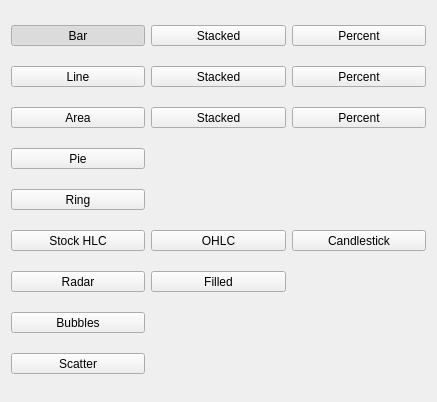
<?xml version="1.0" encoding="UTF-8"?>
<ui version="4.0">
 <class>ChartCreationWidget</class>
 <widget class="QWidget" name="ChartCreationWidget">
  <property name="geometry">
   <rect>
    <x>0</x>
    <y>0</y>
    <width>437</width>
    <height>402</height>
   </rect>
  </property>
  <property name="sizePolicy">
   <sizepolicy hsizetype="Preferred" vsizetype="Preferred">
    <horstretch>0</horstretch>
    <verstretch>0</verstretch>
   </sizepolicy>
  </property>
  <property name="windowTitle">
   <string>Chart Type</string>
  </property>
  <layout class="QGridLayout" name="gridLayout">
   <item row="0" column="0">
    <widget class="QToolButton" name="chartBar">
     <property name="sizePolicy">
      <sizepolicy hsizetype="Preferred" vsizetype="Fixed">
       <horstretch>0</horstretch>
       <verstretch>0</verstretch>
      </sizepolicy>
     </property>
     <property name="toolTip">
      <string>Bar chart</string>
     </property>
     <property name="text">
      <string>Bar</string>
     </property>
     <property name="icon">
      <iconset theme="office-chart-bar">
       <normaloff>.</normaloff>.</iconset>
     </property>
     <property name="iconSize">
      <size>
       <width>22</width>
       <height>22</height>
      </size>
     </property>
     <property name="checkable">
      <bool>true</bool>
     </property>
     <property name="checked">
      <bool>true</bool>
     </property>
     <property name="autoExclusive">
      <bool>true</bool>
     </property>
     <property name="toolButtonStyle">
      <enum>Qt::ToolButtonFollowStyle</enum>
     </property>
    </widget>
   </item>
   <item row="1" column="0">
    <widget class="QToolButton" name="chartLine">
     <property name="sizePolicy">
      <sizepolicy hsizetype="Preferred" vsizetype="Fixed">
       <horstretch>0</horstretch>
       <verstretch>0</verstretch>
      </sizepolicy>
     </property>
     <property name="toolTip">
      <string>Line chart</string>
     </property>
     <property name="text">
      <string>Line</string>
     </property>
     <property name="icon">
      <iconset theme="office-chart-line">
       <normaloff>.</normaloff>.</iconset>
     </property>
     <property name="iconSize">
      <size>
       <width>22</width>
       <height>22</height>
      </size>
     </property>
     <property name="checkable">
      <bool>true</bool>
     </property>
     <property name="autoExclusive">
      <bool>true</bool>
     </property>
     <property name="toolButtonStyle">
      <enum>Qt::ToolButtonFollowStyle</enum>
     </property>
    </widget>
   </item>
   <item row="2" column="0">
    <widget class="QToolButton" name="chartArea">
     <property name="sizePolicy">
      <sizepolicy hsizetype="Preferred" vsizetype="Fixed">
       <horstretch>0</horstretch>
       <verstretch>0</verstretch>
      </sizepolicy>
     </property>
     <property name="toolTip">
      <string>Area chart</string>
     </property>
     <property name="text">
      <string>Area</string>
     </property>
     <property name="icon">
      <iconset theme="office-chart-area">
       <normaloff>.</normaloff>.</iconset>
     </property>
     <property name="iconSize">
      <size>
       <width>22</width>
       <height>22</height>
      </size>
     </property>
     <property name="checkable">
      <bool>true</bool>
     </property>
     <property name="autoExclusive">
      <bool>true</bool>
     </property>
     <property name="toolButtonStyle">
      <enum>Qt::ToolButtonFollowStyle</enum>
     </property>
    </widget>
   </item>
   <item row="3" column="0">
    <widget class="QToolButton" name="chartPie">
     <property name="sizePolicy">
      <sizepolicy hsizetype="Preferred" vsizetype="Fixed">
       <horstretch>0</horstretch>
       <verstretch>0</verstretch>
      </sizepolicy>
     </property>
     <property name="toolTip">
      <string>Pie chart</string>
     </property>
     <property name="text">
      <string>Pie</string>
     </property>
     <property name="icon">
      <iconset theme="office-chart-pie">
       <normaloff>.</normaloff>.</iconset>
     </property>
     <property name="iconSize">
      <size>
       <width>22</width>
       <height>22</height>
      </size>
     </property>
     <property name="checkable">
      <bool>true</bool>
     </property>
     <property name="autoExclusive">
      <bool>true</bool>
     </property>
     <property name="toolButtonStyle">
      <enum>Qt::ToolButtonFollowStyle</enum>
     </property>
    </widget>
   </item>
   <item row="4" column="0">
    <widget class="QToolButton" name="chartRing">
     <property name="sizePolicy">
      <sizepolicy hsizetype="Preferred" vsizetype="Fixed">
       <horstretch>0</horstretch>
       <verstretch>0</verstretch>
      </sizepolicy>
     </property>
     <property name="toolTip">
      <string>Ring chart</string>
     </property>
     <property name="text">
      <string>Ring</string>
     </property>
     <property name="icon">
      <iconset theme="office-chart-ring">
       <normaloff>.</normaloff>.</iconset>
     </property>
     <property name="iconSize">
      <size>
       <width>22</width>
       <height>22</height>
      </size>
     </property>
     <property name="checkable">
      <bool>true</bool>
     </property>
     <property name="autoExclusive">
      <bool>true</bool>
     </property>
     <property name="toolButtonStyle">
      <enum>Qt::ToolButtonFollowStyle</enum>
     </property>
    </widget>
   </item>
   <item row="6" column="0">
    <widget class="QToolButton" name="chartRadar">
     <property name="sizePolicy">
      <sizepolicy hsizetype="Preferred" vsizetype="Fixed">
       <horstretch>0</horstretch>
       <verstretch>0</verstretch>
      </sizepolicy>
     </property>
     <property name="toolTip">
      <string>Radar chart</string>
     </property>
     <property name="text">
      <string>Radar</string>
     </property>
     <property name="icon">
      <iconset theme="office-chart-polar">
       <normaloff>.</normaloff>.</iconset>
     </property>
     <property name="iconSize">
      <size>
       <width>22</width>
       <height>22</height>
      </size>
     </property>
     <property name="checkable">
      <bool>true</bool>
     </property>
     <property name="autoExclusive">
      <bool>true</bool>
     </property>
     <property name="toolButtonStyle">
      <enum>Qt::ToolButtonFollowStyle</enum>
     </property>
    </widget>
   </item>
   <item row="8" column="0">
    <widget class="QToolButton" name="chartScatter">
     <property name="sizePolicy">
      <sizepolicy hsizetype="Preferred" vsizetype="Fixed">
       <horstretch>0</horstretch>
       <verstretch>0</verstretch>
      </sizepolicy>
     </property>
     <property name="toolTip">
      <string>Scatter chart</string>
     </property>
     <property name="text">
      <string>Scatter</string>
     </property>
     <property name="icon">
      <iconset theme="office-chart-scatter">
       <normaloff>.</normaloff>.</iconset>
     </property>
     <property name="iconSize">
      <size>
       <width>22</width>
       <height>22</height>
      </size>
     </property>
     <property name="checkable">
      <bool>true</bool>
     </property>
     <property name="autoExclusive">
      <bool>true</bool>
     </property>
     <property name="toolButtonStyle">
      <enum>Qt::ToolButtonFollowStyle</enum>
     </property>
    </widget>
   </item>
   <item row="7" column="0">
    <widget class="QToolButton" name="chartBubbles">
     <property name="sizePolicy">
      <sizepolicy hsizetype="Preferred" vsizetype="Fixed">
       <horstretch>0</horstretch>
       <verstretch>0</verstretch>
      </sizepolicy>
     </property>
     <property name="toolTip">
      <string>Bubbles chart</string>
     </property>
     <property name="text">
      <string>Bubbles</string>
     </property>
     <property name="icon">
      <iconset theme="skg-chart-bubble">
       <normaloff>.</normaloff>.</iconset>
     </property>
     <property name="iconSize">
      <size>
       <width>22</width>
       <height>22</height>
      </size>
     </property>
     <property name="checkable">
      <bool>true</bool>
     </property>
     <property name="autoExclusive">
      <bool>true</bool>
     </property>
     <property name="toolButtonStyle">
      <enum>Qt::ToolButtonFollowStyle</enum>
     </property>
    </widget>
   </item>
   <item row="0" column="1">
    <widget class="QToolButton" name="chartBarStacked">
     <property name="sizePolicy">
      <sizepolicy hsizetype="Preferred" vsizetype="Fixed">
       <horstretch>0</horstretch>
       <verstretch>0</verstretch>
      </sizepolicy>
     </property>
     <property name="toolTip">
      <string>Stacked bar chart</string>
     </property>
     <property name="text">
      <string>Stacked</string>
     </property>
     <property name="icon">
      <iconset theme="office-chart-bar-stacked">
       <normaloff>.</normaloff>.</iconset>
     </property>
     <property name="iconSize">
      <size>
       <width>22</width>
       <height>22</height>
      </size>
     </property>
     <property name="checkable">
      <bool>true</bool>
     </property>
     <property name="autoExclusive">
      <bool>true</bool>
     </property>
     <property name="toolButtonStyle">
      <enum>Qt::ToolButtonFollowStyle</enum>
     </property>
    </widget>
   </item>
   <item row="1" column="1">
    <widget class="QToolButton" name="chartLineStacked">
     <property name="sizePolicy">
      <sizepolicy hsizetype="Preferred" vsizetype="Fixed">
       <horstretch>0</horstretch>
       <verstretch>0</verstretch>
      </sizepolicy>
     </property>
     <property name="toolTip">
      <string>Stacked line chart</string>
     </property>
     <property name="text">
      <string>Stacked</string>
     </property>
     <property name="icon">
      <iconset theme="office-chart-line-stacked">
       <normaloff>.</normaloff>.</iconset>
     </property>
     <property name="iconSize">
      <size>
       <width>22</width>
       <height>22</height>
      </size>
     </property>
     <property name="checkable">
      <bool>true</bool>
     </property>
     <property name="autoExclusive">
      <bool>true</bool>
     </property>
     <property name="toolButtonStyle">
      <enum>Qt::ToolButtonFollowStyle</enum>
     </property>
    </widget>
   </item>
   <item row="2" column="1">
    <widget class="QToolButton" name="chartAreaStacked">
     <property name="sizePolicy">
      <sizepolicy hsizetype="Preferred" vsizetype="Fixed">
       <horstretch>0</horstretch>
       <verstretch>0</verstretch>
      </sizepolicy>
     </property>
     <property name="toolTip">
      <string>Stacked area chart</string>
     </property>
     <property name="text">
      <string>Stacked</string>
     </property>
     <property name="icon">
      <iconset theme="office-chart-area-stacked">
       <normaloff>.</normaloff>.</iconset>
     </property>
     <property name="iconSize">
      <size>
       <width>22</width>
       <height>22</height>
      </size>
     </property>
     <property name="checkable">
      <bool>true</bool>
     </property>
     <property name="autoExclusive">
      <bool>true</bool>
     </property>
     <property name="toolButtonStyle">
      <enum>Qt::ToolButtonFollowStyle</enum>
     </property>
    </widget>
   </item>
   <item row="2" column="2">
    <widget class="QToolButton" name="chartAreaPercent">
     <property name="sizePolicy">
      <sizepolicy hsizetype="Preferred" vsizetype="Fixed">
       <horstretch>0</horstretch>
       <verstretch>0</verstretch>
      </sizepolicy>
     </property>
     <property name="toolTip">
      <string>Percent area chart</string>
     </property>
     <property name="text">
      <string>Percent</string>
     </property>
     <property name="icon">
      <iconset theme="office-chart-area-percent">
       <normaloff>.</normaloff>.</iconset>
     </property>
     <property name="iconSize">
      <size>
       <width>22</width>
       <height>22</height>
      </size>
     </property>
     <property name="checkable">
      <bool>true</bool>
     </property>
     <property name="autoExclusive">
      <bool>true</bool>
     </property>
     <property name="toolButtonStyle">
      <enum>Qt::ToolButtonFollowStyle</enum>
     </property>
    </widget>
   </item>
   <item row="1" column="2">
    <widget class="QToolButton" name="chartLinePercent">
     <property name="sizePolicy">
      <sizepolicy hsizetype="Preferred" vsizetype="Fixed">
       <horstretch>0</horstretch>
       <verstretch>0</verstretch>
      </sizepolicy>
     </property>
     <property name="toolTip">
      <string>Percent line chart</string>
     </property>
     <property name="text">
      <string>Percent</string>
     </property>
     <property name="icon">
      <iconset theme="office-chart-line-percent">
       <normaloff>.</normaloff>.</iconset>
     </property>
     <property name="iconSize">
      <size>
       <width>22</width>
       <height>22</height>
      </size>
     </property>
     <property name="checkable">
      <bool>true</bool>
     </property>
     <property name="autoExclusive">
      <bool>true</bool>
     </property>
     <property name="toolButtonStyle">
      <enum>Qt::ToolButtonFollowStyle</enum>
     </property>
    </widget>
   </item>
   <item row="0" column="2">
    <widget class="QToolButton" name="chartBarPercent">
     <property name="sizePolicy">
      <sizepolicy hsizetype="Preferred" vsizetype="Fixed">
       <horstretch>0</horstretch>
       <verstretch>0</verstretch>
      </sizepolicy>
     </property>
     <property name="toolTip">
      <string>Percent bar chart</string>
     </property>
     <property name="text">
      <string>Percent</string>
     </property>
     <property name="icon">
      <iconset theme="office-chart-bar-percent">
       <normaloff>.</normaloff>.</iconset>
     </property>
     <property name="iconSize">
      <size>
       <width>22</width>
       <height>22</height>
      </size>
     </property>
     <property name="checkable">
      <bool>true</bool>
     </property>
     <property name="autoExclusive">
      <bool>true</bool>
     </property>
     <property name="toolButtonStyle">
      <enum>Qt::ToolButtonFollowStyle</enum>
     </property>
    </widget>
   </item>
   <item row="6" column="1">
    <widget class="QToolButton" name="chartRadarFilled">
     <property name="sizePolicy">
      <sizepolicy hsizetype="Preferred" vsizetype="Fixed">
       <horstretch>0</horstretch>
       <verstretch>0</verstretch>
      </sizepolicy>
     </property>
     <property name="toolTip">
      <string>Filled radar chart</string>
     </property>
     <property name="text">
      <string>Filled</string>
     </property>
     <property name="icon">
      <iconset theme="office-chart-polar-filled">
       <normaloff>.</normaloff>.</iconset>
     </property>
     <property name="iconSize">
      <size>
       <width>22</width>
       <height>22</height>
      </size>
     </property>
     <property name="checkable">
      <bool>true</bool>
     </property>
     <property name="autoExclusive">
      <bool>true</bool>
     </property>
     <property name="toolButtonStyle">
      <enum>Qt::ToolButtonFollowStyle</enum>
     </property>
    </widget>
   </item>
   <item row="5" column="0">
    <widget class="QToolButton" name="chartStockHLC">
     <property name="sizePolicy">
      <sizepolicy hsizetype="Preferred" vsizetype="Fixed">
       <horstretch>0</horstretch>
       <verstretch>0</verstretch>
      </sizepolicy>
     </property>
     <property name="toolTip">
      <string>High Low Close</string>
     </property>
     <property name="text">
      <string>Stock HLC</string>
     </property>
     <property name="icon">
      <iconset theme="office-chart-stock-hlc">
       <normaloff>.</normaloff>.</iconset>
     </property>
     <property name="iconSize">
      <size>
       <width>22</width>
       <height>22</height>
      </size>
     </property>
     <property name="checkable">
      <bool>true</bool>
     </property>
     <property name="autoExclusive">
      <bool>true</bool>
     </property>
     <property name="toolButtonStyle">
      <enum>Qt::ToolButtonFollowStyle</enum>
     </property>
    </widget>
   </item>
   <item row="5" column="1">
    <widget class="QToolButton" name="chartStockOHLC">
     <property name="sizePolicy">
      <sizepolicy hsizetype="Preferred" vsizetype="Fixed">
       <horstretch>0</horstretch>
       <verstretch>0</verstretch>
      </sizepolicy>
     </property>
     <property name="toolTip">
      <string>Open High Low Close</string>
     </property>
     <property name="text">
      <string>OHLC</string>
     </property>
     <property name="icon">
      <iconset theme="office-chart-stock-ohlc">
       <normaloff>.</normaloff>.</iconset>
     </property>
     <property name="iconSize">
      <size>
       <width>22</width>
       <height>22</height>
      </size>
     </property>
     <property name="checkable">
      <bool>true</bool>
     </property>
     <property name="autoExclusive">
      <bool>true</bool>
     </property>
     <property name="toolButtonStyle">
      <enum>Qt::ToolButtonFollowStyle</enum>
     </property>
    </widget>
   </item>
   <item row="5" column="2">
    <widget class="QToolButton" name="chartStockCandleStick">
     <property name="sizePolicy">
      <sizepolicy hsizetype="Preferred" vsizetype="Fixed">
       <horstretch>0</horstretch>
       <verstretch>0</verstretch>
      </sizepolicy>
     </property>
     <property name="toolTip">
      <string>Japanese candle stick</string>
     </property>
     <property name="text">
      <string>Candlestick</string>
     </property>
     <property name="icon">
      <iconset theme="office-chart-stock-candle-stick">
       <normaloff>.</normaloff>.</iconset>
     </property>
     <property name="iconSize">
      <size>
       <width>22</width>
       <height>22</height>
      </size>
     </property>
     <property name="checkable">
      <bool>true</bool>
     </property>
     <property name="autoExclusive">
      <bool>true</bool>
     </property>
     <property name="toolButtonStyle">
      <enum>Qt::ToolButtonFollowStyle</enum>
     </property>
    </widget>
   </item>
  </layout>
 </widget>
 <tabstops>
  <tabstop>chartBar</tabstop>
  <tabstop>chartBarStacked</tabstop>
  <tabstop>chartLine</tabstop>
  <tabstop>chartLineStacked</tabstop>
  <tabstop>chartArea</tabstop>
  <tabstop>chartAreaStacked</tabstop>
  <tabstop>chartPie</tabstop>
  <tabstop>chartRing</tabstop>
  <tabstop>chartRadar</tabstop>
  <tabstop>chartBubbles</tabstop>
  <tabstop>chartScatter</tabstop>
 </tabstops>
 <resources/>
 <connections/>
</ui>
